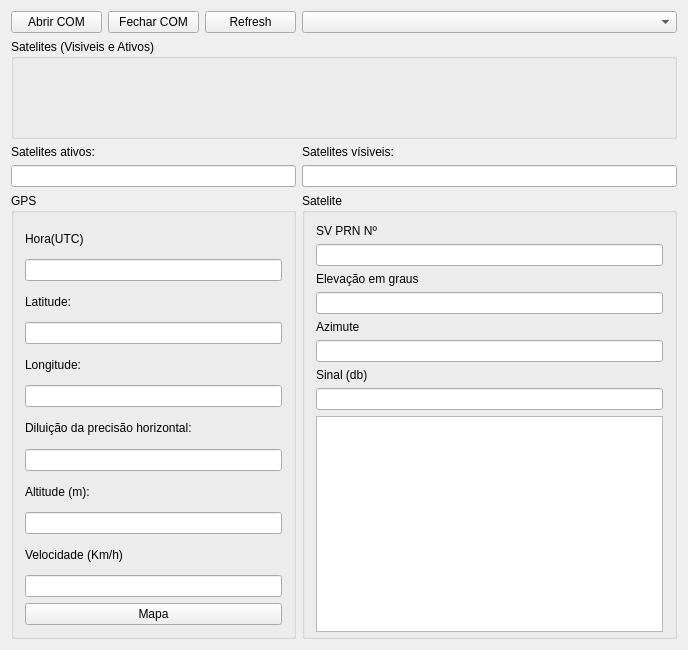
<?xml version="1.0" encoding="UTF-8"?>
<ui version="4.0">
 <class>Janela</class>
 <widget class="QMainWindow" name="Janela">
  <property name="geometry">
   <rect>
    <x>0</x>
    <y>0</y>
    <width>688</width>
    <height>650</height>
   </rect>
  </property>
  <property name="sizePolicy">
   <sizepolicy hsizetype="Fixed" vsizetype="Fixed">
    <horstretch>0</horstretch>
    <verstretch>0</verstretch>
   </sizepolicy>
  </property>
  <property name="minimumSize">
   <size>
    <width>688</width>
    <height>650</height>
   </size>
  </property>
  <property name="maximumSize">
   <size>
    <width>688</width>
    <height>650</height>
   </size>
  </property>
  <property name="windowTitle">
   <string>Janela</string>
  </property>
  <widget class="QWidget" name="centralWidget">
   <layout class="QGridLayout" name="gridLayout">
    <item row="6" column="0">
     <widget class="QLineEdit" name="satelites_ativos">
      <property name="text">
       <string/>
      </property>
     </widget>
    </item>
    <item row="6" column="1">
     <widget class="QLineEdit" name="satelites_visiveis">
      <property name="text">
       <string/>
      </property>
     </widget>
    </item>
    <item row="5" column="0">
     <widget class="QLabel" name="label_7">
      <property name="text">
       <string>Satelites ativos: </string>
      </property>
     </widget>
    </item>
    <item row="5" column="1">
     <widget class="QLabel" name="label_8">
      <property name="text">
       <string>Satelites vísiveis:</string>
      </property>
     </widget>
    </item>
    <item row="0" column="1">
     <widget class="QComboBox" name="com"/>
    </item>
    <item row="4" column="0" colspan="2">
     <widget class="QGroupBox" name="satelites_grupo">
      <property name="minimumSize">
       <size>
        <width>200</width>
        <height>100</height>
       </size>
      </property>
      <property name="title">
       <string>Satelites (Visiveis e Ativos)</string>
      </property>
      <layout class="QGridLayout" name="gridLayout_2">
       <item row="1" column="0">
        <layout class="QHBoxLayout" name="satelite_layout"/>
       </item>
      </layout>
     </widget>
    </item>
    <item row="7" column="0" rowspan="3">
     <widget class="QGroupBox" name="groupBox_2">
      <property name="title">
       <string>GPS</string>
      </property>
      <layout class="QVBoxLayout" name="verticalLayout">
       <item>
        <widget class="QLabel" name="label">
         <property name="text">
          <string>Hora(UTC)</string>
         </property>
        </widget>
       </item>
       <item>
        <widget class="QLineEdit" name="hora">
         <property name="text">
          <string/>
         </property>
        </widget>
       </item>
       <item>
        <widget class="QLabel" name="label_2">
         <property name="text">
          <string>Latitude:</string>
         </property>
        </widget>
       </item>
       <item>
        <widget class="QLineEdit" name="latitude">
         <property name="text">
          <string/>
         </property>
        </widget>
       </item>
       <item>
        <widget class="QLabel" name="label_3">
         <property name="text">
          <string>Longitude:</string>
         </property>
        </widget>
       </item>
       <item>
        <widget class="QLineEdit" name="longitude">
         <property name="text">
          <string/>
         </property>
        </widget>
       </item>
       <item>
        <widget class="QLabel" name="label_4">
         <property name="text">
          <string>Diluição da precisão horizontal:</string>
         </property>
        </widget>
       </item>
       <item>
        <widget class="QLineEdit" name="precisao">
         <property name="text">
          <string/>
         </property>
        </widget>
       </item>
       <item>
        <widget class="QLabel" name="label_6">
         <property name="text">
          <string>Altitude (m):</string>
         </property>
        </widget>
       </item>
       <item>
        <widget class="QLineEdit" name="altitude">
         <property name="text">
          <string/>
         </property>
        </widget>
       </item>
       <item>
        <widget class="QLabel" name="label_5">
         <property name="text">
          <string>Velocidade (Km/h)</string>
         </property>
        </widget>
       </item>
       <item>
        <widget class="QLineEdit" name="velocidade">
         <property name="text">
          <string/>
         </property>
        </widget>
       </item>
       <item>
        <widget class="QPushButton" name="pushButton_2">
         <property name="text">
          <string>Mapa</string>
         </property>
        </widget>
       </item>
      </layout>
      <zorder>precisao</zorder>
      <zorder>hora</zorder>
      <zorder>altitude</zorder>
      <zorder>longitude</zorder>
      <zorder>latitude</zorder>
      <zorder>velocidade</zorder>
      <zorder>pushButton_2</zorder>
      <zorder>label</zorder>
      <zorder>label_3</zorder>
      <zorder>label_4</zorder>
      <zorder>label_5</zorder>
      <zorder>label_6</zorder>
      <zorder>label_2</zorder>
     </widget>
    </item>
    <item row="0" column="0">
     <layout class="QHBoxLayout" name="horizontalLayout">
      <item>
       <widget class="QPushButton" name="pushButton">
        <property name="text">
         <string>Abrir COM</string>
        </property>
       </widget>
      </item>
      <item>
       <widget class="QPushButton" name="pushButton_4">
        <property name="text">
         <string>Fechar COM</string>
        </property>
       </widget>
      </item>
      <item>
       <widget class="QPushButton" name="pushButton_3">
        <property name="text">
         <string>Refresh</string>
        </property>
       </widget>
      </item>
     </layout>
    </item>
    <item row="7" column="1" rowspan="3">
     <widget class="QGroupBox" name="groupBox_3">
      <property name="title">
       <string>Satelite</string>
      </property>
      <layout class="QVBoxLayout" name="verticalLayout_2">
       <item>
        <widget class="QLabel" name="label_9">
         <property name="text">
          <string>SV PRN Nº</string>
         </property>
        </widget>
       </item>
       <item>
        <widget class="QLineEdit" name="svprn">
         <property name="text">
          <string/>
         </property>
        </widget>
       </item>
       <item>
        <widget class="QLabel" name="label_10">
         <property name="text">
          <string>Elevação em graus</string>
         </property>
        </widget>
       </item>
       <item>
        <widget class="QLineEdit" name="elevacao">
         <property name="text">
          <string/>
         </property>
        </widget>
       </item>
       <item>
        <widget class="QLabel" name="label_11">
         <property name="text">
          <string>Azimute</string>
         </property>
        </widget>
       </item>
       <item>
        <widget class="QLineEdit" name="azimuth">
         <property name="text">
          <string/>
         </property>
        </widget>
       </item>
       <item>
        <widget class="QLabel" name="label_12">
         <property name="text">
          <string>Sinal (db)</string>
         </property>
        </widget>
       </item>
       <item>
        <widget class="QLineEdit" name="sinal">
         <property name="text">
          <string/>
         </property>
        </widget>
       </item>
       <item>
        <widget class="QGraphicsView" name="satview">
         <property name="sizePolicy">
          <sizepolicy hsizetype="Expanding" vsizetype="Expanding">
           <horstretch>0</horstretch>
           <verstretch>0</verstretch>
          </sizepolicy>
         </property>
         <property name="minimumSize">
          <size>
           <width>347</width>
           <height>216</height>
          </size>
         </property>
        </widget>
       </item>
      </layout>
     </widget>
    </item>
   </layout>
  </widget>
 </widget>
 <layoutdefault spacing="6" margin="11"/>
 <resources/>
 <connections/>
</ui>
